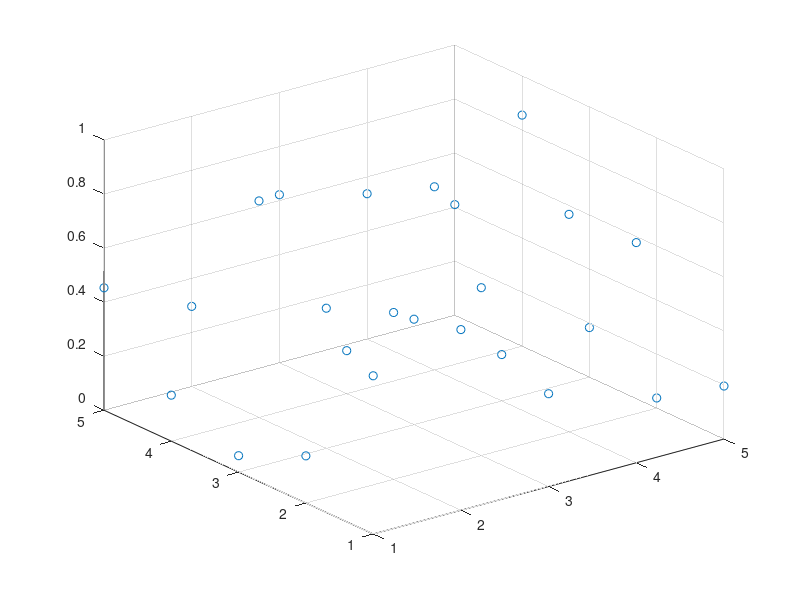

Reproduce this figure in MATLAB. (Note: this script raises an error after producing the figure.)
l=0

for a=1:1:5
    
       for b=1:1:5
           l=l+1;
           A(a,b)=rand;                                                     %potential seed function
           position(l,1)=a;
           position(l,2)=b;
       end
end     


for t=0:pi/4:2*pi  
    l=0
   for j=1:1:5
       for k=1:1:5
         l=l+1;
         particlex=sin(t)+2;                                                %particle motion in x-direction
         particley=cos(t)+2;                                                %particle motion in y-direction
         fprintf('%f',t);
         potentialt=(0.9)*A(j,k)+0.0001*(rand-0.5);
         A(j,k)=potentialt;                                                 %potential at each grid point
         position(l,3)=potentialt;
       end 
   end
  
   scatter3(position(:,1),position(:,2),position(:,3));
        sf=fit([position(:,1), position(:,2)], position(:,3), 'thinplateinterp');    %fits surface to potential
        plot(sf,[position(:,1), position(:,2)], position(:,3));
        figure
        [fj, fk] = differentiate(sf, [j, k])                                         %Electric field calculated as derivative of potential
        interp(potentialt,particlex,particley)
end




